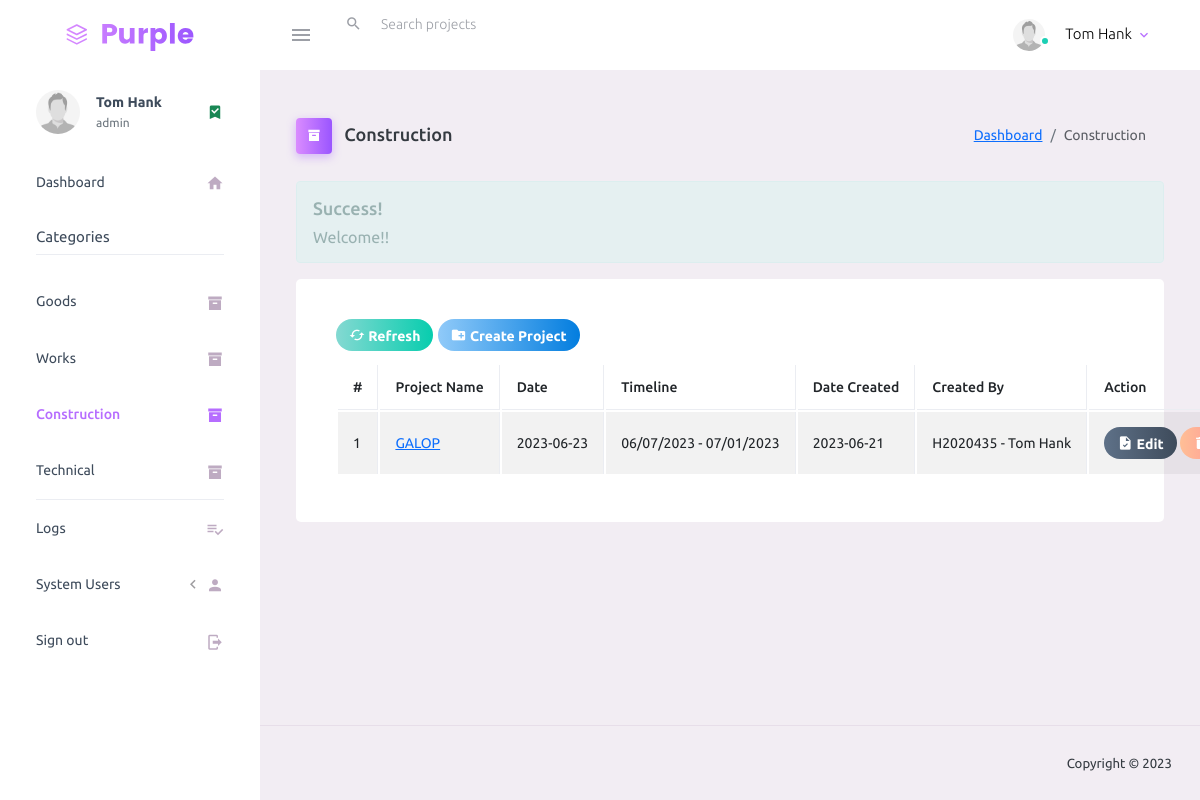
Page /normalServices.php (signed in) on the committed database.
### tables this page shows
CREATE TABLE `users_table` (
  `user_id` int(5) NOT NULL,
  `emp_id` text NOT NULL,
  `password` varchar(100) NOT NULL,
  `user_type` text NOT NULL,
  `status` tinyint(1) DEFAULT 0,
  `CreatedOn` date NOT NULL DEFAULT current_timestamp(),
  `CreatedBy` text NOT NULL,
  `deleted_on` date NOT NULL DEFAULT current_timestamp(),
  `deleted_by` text NOT NULL,
  `full_name` text NOT NULL,
  `photo` text NOT NULL
);

CREATE TABLE `projects` (
  `project_id` int(30) NOT NULL,
  `cat_id` int(30) NOT NULL,
  `project_name` text NOT NULL,
  `project_date` date NOT NULL,
  `project_timeline` text NOT NULL,
  `date_created` date NOT NULL DEFAULT current_timestamp(),
  `created_by` text NOT NULL,
  `delete_flag` int(2) NOT NULL DEFAULT 0 COMMENT '2 = deleted by admin; 1 = deleted by user; 0= not deleted'
);

### inc/session.php (called while the page is built, shortened)
<?php
	include 'conn.php';
	$sql = "SELECT * FROM users_table WHERE emp_id = '".$_SESSION['user']."'";
	$query = $conn->query($sql);
	$user = $query->fetch_assoc();
?>

### normalServices.php (the view, shortened to what this page needs)
<?php include 'inc/session.php'; ?>
<?php include 'inc/header.php'; ?>
<body>
    <div class="container-scroller">
        <?php include 'inc/menubar.php'; ?>
        <div class="container-fluid page-body-wrapper">
            <?php include 'inc/sidebar.php'; ?>
            <div class="main-panel">
                <div class="content-wrapper">
                    <div class="page-header">
                        <h3 class="page-title">
                            <span class="page-title-icon bg-gradient-primary text-white me-2">
                                <i class="mdi mdi-archive"></i>
                            </span> Construction
                        </h3>
                        <nav aria-label="breadcrumb">
                            <ol class="breadcrumb">
                                <li class="breadcrumb-item"><a href="dashboard.php">Dashboard</a></li>
                                <li class="breadcrumb-item active" aria-current="page">Construction</li>
                            </ol>
                        </nav>
                    </div>
                    <?php
                    if (isset($_SESSION['success'])) {
                        echo "
                            <div class='alert alert-success alert-dismissible'>
                            <h4><i class='icon fa fa-check'></i> Success!</h4>
                            " . $_SESSION['success'] . "
                            </div>
                        ";
                    }
                    ?>
                    <div class="row">
                        <div class="col-md-12 grid-margin stretch-card">
                            <div class="card">
                                <div class="card-body">
                                    <div class="card-title">
                                        <button title="Refresh" class="btn btn-gradient-success btn-rounded btn-sm" onClick="window.location.reload();"><i class="mdi mdi-cached"></i> Refresh</button>
                                        <button type="button" title="Create New" class="btn btn-gradient-info btn-rounded btn-sm addNew"><i class="mdi mdi-folder-plus"></i> Create Project</button>
                                    </div>
                                    <table id="example1" class="table table-bordered table-hover table-striped">
                                        <thead>
                                            <th>#</th>
                                            <th>Project Name</th>
                                            <th>Date</th>
                                            <th>Timeline</th>
                                            <th>Date Created</th>
                                            <th>Created By</th>
                                            <?php
                                            if ($user['user_type'] == 'admin') : ?>
                                                <th>Action</th>
                                            <?php
                                            endif; ?>
                                        </thead>
                                        <tbody>
                                            <?php
                                            $sql =  "SELECT * FROM projects WHERE cat_id = 3 AND delete_flag = 0 ORDER BY date_created DESC";
                                            $query = $conn->query($sql);
                                            $i = 1;
                                            while ($row = $query->fetch_assoc()) {
                                            ?>
                                                <tr>
                                                    <td><?= $i; ?></td>
                                                    <td><a title="View Project Details" href="project_phase.php?id=<?=base64_encode($row['project_id'])?>&page=<?=base64_encode('normalServices.php')?>&t=<?=base64_encode($row['project_name'])?>"><?= $row['project_name']; ?></a></td>
                                                    <td><?= $row['project_date']; ?></td>
                                                    <td><?= $row['project_timeline']; ?></td>
                                                    <td><?= $row['date_created']; ?></td>
                                                    <td><?= $row['created_by']; ?></td>
                                                    <?php
                                                    if ($user['user_type'] == 'admin') : ?>
                                                        <td>
                                                            <button title="Edit" class="btn btn-gradient-dark btn-sm btn-rounded btn-icon-text edit" data-id='<?= $row['project_id'] ?>'><i class="mdi mdi-file-check"></i> Edit</button>
                                                            <button title='Delete' class='btn btn-gradient-danger btn-sm btn-rounded btn-flat delete' data-id='<?= $row['project_id'] ?>'><i class='mdi mdi-delete'></i> Delete</button>
                                                        </td>
                                                    <?php
                                                    endif; ?>
                                                </tr>
                                            <?php $i++;
                                            }
                                            ?>
                                        </tbody>
                                    </table>
                                </div>
                            </div>
                        </div>
                    </div>
                </div>
                <?php include 'inc/footer.php'; ?>
            </div>
        </div>
    </div>
</body>
</html>

### inc/menubar.php (shortened to what this page needs)
<nav class="navbar default-layout-navbar col-lg-12 col-12 p-0 fixed-top d-flex flex-row">
  <div class="text-center navbar-brand-wrapper d-flex align-items-center justify-content-center">
    <a class="navbar-brand brand-logo" href="dashboard.php"><img src="assets/images/logo.svg" alt="logo" /></a>
  </div>
  <div class="navbar-menu-wrapper d-flex align-items-stretch">
    <button class="navbar-toggler navbar-toggler align-self-center" type="button" data-toggle="minimize">
      <span class="mdi mdi-menu"></span>
    </button>
    <div class="search-field d-none d-md-block">
      <form class="d-flex align-items-center h-100" action="#">
        <div class="input-group">
          <div class="input-group-prepend bg-transparent">
            <i class="input-group-text border-0 mdi mdi-magnify"></i>
          </div>
          <input type="text" class="form-control bg-transparent border-0" placeholder="Search projects">
        </div>
      </form>
    </div>
    <ul class="navbar-nav navbar-nav-right">
      <li class="nav-item nav-profile dropdown">
        <a class="nav-link dropdown-toggle" id="profileDropdown" href="#" data-bs-toggle="dropdown" aria-expanded="false">
          <div class="nav-profile-img">
            <img src="<?php echo (!empty($user['photo'])) ? 'uploads/images/'.$user['photo'] : 'assets/images/profile.jpg'; ?>" alt="image">
            <span class="availability-status online"></span>
          </div>
          <div class="nav-profile-text">
            <p class="mb-1 text-black"><?php echo $user['full_name']; ?></p>
          </div>
        </a>
      </li>
    </ul>
  </div>
</nav>

### inc/sidebar.php (shortened to what this page needs)
<nav class="sidebar sidebar-offcanvas" id="sidebar">
  <ul class="nav sidebar-menu">
    <li class="nav-item nav-profile">
      <a href="#" class="nav-link">
        <div class="nav-profile-image">
          <img src="<?php echo (!empty($user['photo'])) ? 'uploads/images/'.$user['photo'] : 'assets/images/profile.jpg'; ?>" alt="profile">
        </div>
        <div class="nav-profile-text d-flex flex-column">
          <span class="font-weight-bold mb-2"><?php echo $user['full_name']; ?></span>
          <span class="text-secondary text-small"><?php echo $user['user_type']; ?></span>
        </div>
        <i class="mdi mdi-bookmark-check text-success nav-profile-badge"></i>
      </a>
    </li>
    <li class="nav-item">
      <a class="nav-link" href="dashboard.php">
        <span class="menu-title">Dashboard</span>
        <i class="mdi mdi-home menu-icon"></i>
      </a>
    </li>
    <li class="nav-item sidebar-actions" style="margin-top: 0;">
      <span class="nav-link">
        <div class="border-bottom">
          <h6 class="font-weight-normal mb-2">Categories</h6>
        </div>
      </span>
    </li>
    <li class="nav-item">
      <a class="nav-link" href="goods.php?id=<?= base64_encode(1)?>&page=<?= base64_encode('goods.php')?>">
        <span class="menu-title">Goods</span>
        <i class="mdi mdi-archive menu-icon"></i>
      </a>
    </li>
    <li class="nav-item">
      <a class="nav-link" href="works.php?id=<?= base64_encode(2)?>&page=<?= base64_encode('works.php')?>">
        <span class="menu-title">Works</span>
        <i class="mdi mdi-archive menu-icon"></i>
      </a>
    </li>
    <li class="nav-item">
      <a class="nav-link" href="normalServices.php?id=<?= base64_encode(3)?>&page=<?= base64_encode('normalServices.php')?>">
        <span class="menu-title">Construction</span>
        <i class="mdi mdi-archive menu-icon"></i>
      </a>
    </li>
    <li class="nav-item">
      <a class="nav-link border-bottom" href="technical.php?id=<?= base64_encode(4)?>&page=<?= base64_encode('technical.php')?>">
        <span class="menu-title">Technical</span>
        <i class="mdi mdi-archive menu-icon"></i>
      </a>
    </li>
    <li class="nav-item">
      <a class="nav-link" href="logs.php">
        <span class="menu-title">Logs</span>
        <i class="mdi mdi-playlist-check menu-icon"></i>
      </a>
    </li>
    <li class="nav-item">
      <a class="nav-link" data-bs-toggle="collapse" href="#ui-basic" aria-expanded="false" aria-controls="ui-basic">
        <span class="menu-title">System Users</span>
        <i class="menu-arrow"></i>
        <i class="mdi mdi-account menu-icon"></i>
      </a>
    </li>
    <li class="nav-item">
      <a class="nav-link" href="process/logout.php">
        <span class="menu-title">Sign out</span>
        <i class="mdi mdi-logout menu-icon"></i>
      </a>
    </li>
  </ul>
</nav>

### rows in the picture
users_table: full_name "Tom Hank", user_type "admin"
projects: project_name "GALOP", project_date "2023-06-23", project_timeline "06/07/2023 - 07/01/2023", date_created "2023-06-21", created_by "H2020435 - Tom Hank"

### other values in the picture
$_SESSION['success'] "Welcome!!"
